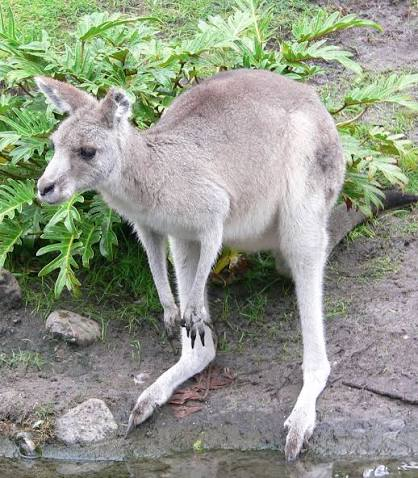
#> input picture asset_generator/input/image.png, 418 x 478 px; its folder holds only this picture in this run
$ python generate.py
#> lines starting #> are read from the running program, lines starting #| are printed output that depends on the picture
"""Turn every photo in input/ into a textured tabletop tile GLB.

Run from anywhere with: python asset_generator/generate.py
"""

from datetime import datetime
from pathlib import Path

import numpy as np
from PIL import Image, ImageOps
import trimesh


ROOT = Path(__file__).resolve().parent
INPUT_DIR = ROOT / "input"
OUTPUT_DIR = ROOT / "output"
IMAGE_EXTENSIONS = {".png", ".jpg", ".jpeg", ".webp", ".bmp", ".tif", ".tiff"}

# Matches the tile dimensions in test_colors/model_db.json (meters).
TILE_WIDTH = 0.11
TILE_THICKNESS = 0.006
TEXTURE_SIZE = 1024


def make_tile(image_path: Path) -> bytes:
    with Image.open(image_path) as source:
#> source is the input picture: PIL image 418x478 RGB; mean R, G, B 146.1, 152.2, 137
        photo = ImageOps.exif_transpose(source).convert("RGB")
        texture = ImageOps.pad(
            photo,
            (TEXTURE_SIZE, TEXTURE_SIZE),
            method=Image.Resampling.LANCZOS,
            color=(255, 255, 255),
        )
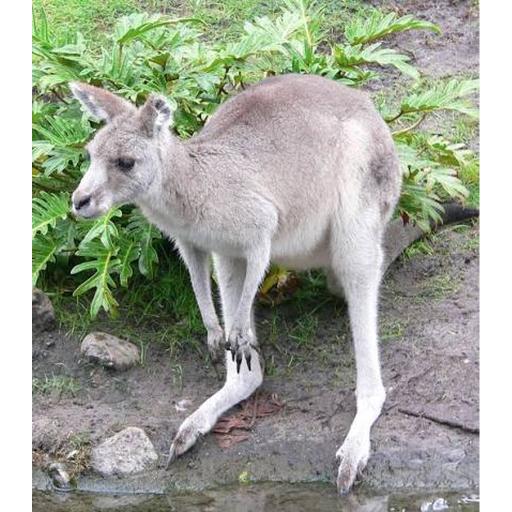
#> texture: PIL image 1024x1024 RGB (shown at 1/2 size); mean R, G, B 159.8, 165.2, 151.9

    half = TILE_WIDTH / 2
    top_z = TILE_THICKNESS / 2 + 0.0001

    tile = trimesh.creation.box(extents=(TILE_WIDTH, TILE_WIDTH, TILE_THICKNESS))
    tile.visual.face_colors = [245, 245, 245, 255]

    top = trimesh.Trimesh(
        vertices=np.array(
            [
                [-half, -half, top_z],
                [half, -half, top_z],
                [half, half, top_z],
                [-half, half, top_z],
            ],
            dtype=np.float32,
        ),
        faces=np.array([[0, 1, 2], [0, 2, 3]], dtype=np.uint32),
        process=False,
    )
    top.visual = trimesh.visual.texture.TextureVisuals(
        # Increasing tile X must move left-to-right across the source image.
        uv=np.array([[0, 0], [1, 0], [1, 1], [0, 1]], dtype=np.float32),
        image=texture,
    )

    scene = trimesh.Scene()
    scene.add_geometry(tile)
    scene.add_geometry(top)
    return scene.export(file_type="glb")


def main() -> None:
    photos = sorted(
        path for path in INPUT_DIR.iterdir()
        if path.is_file() and path.suffix.lower() in IMAGE_EXTENSIONS
    )
    if not photos:
        print(f"No photos found in {INPUT_DIR}")
        return

    timestamp = datetime.now().strftime("%Y%m%d_%H%M%S_%f")
    run_dir = OUTPUT_DIR / timestamp
    run_dir.mkdir(parents=True)

    for index, photo in enumerate(photos, start=1):
        target = run_dir / f"{index:04d}_{photo.stem}.glb"
        target.write_bytes(make_tile(photo))
#> (the call stopped at in make_tile, `tile = trimesh.creation.box(extents=(TILE_WIDTH, TILE_WIDTH, TILE_THIC..`: trimesh is not available in this run)
        print(f"{photo.name} -> {target.relative_to(ROOT)}")

    print(f"Created {len(photos)} GLB files in {run_dir}")


if __name__ == "__main__":
    main()
